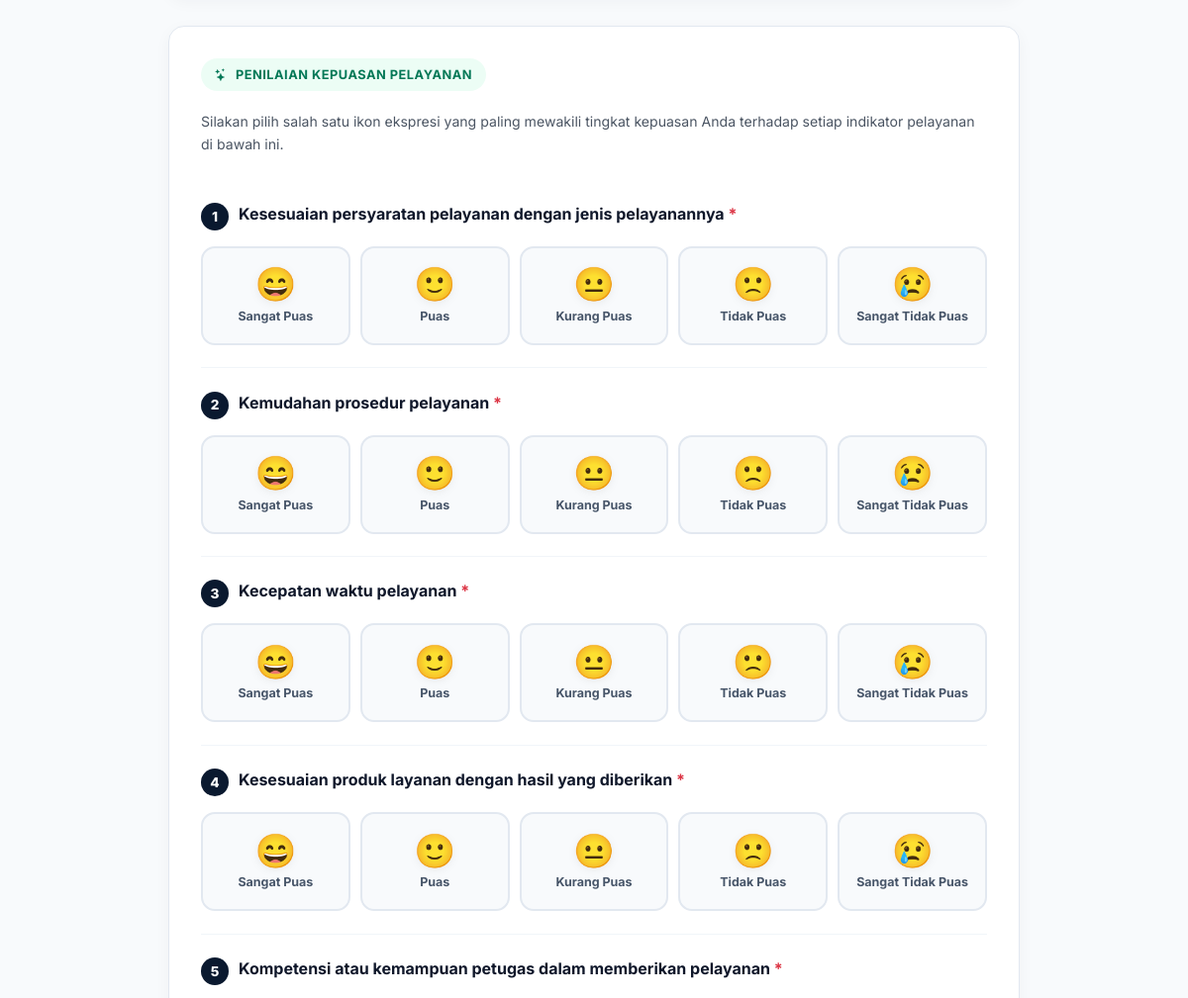
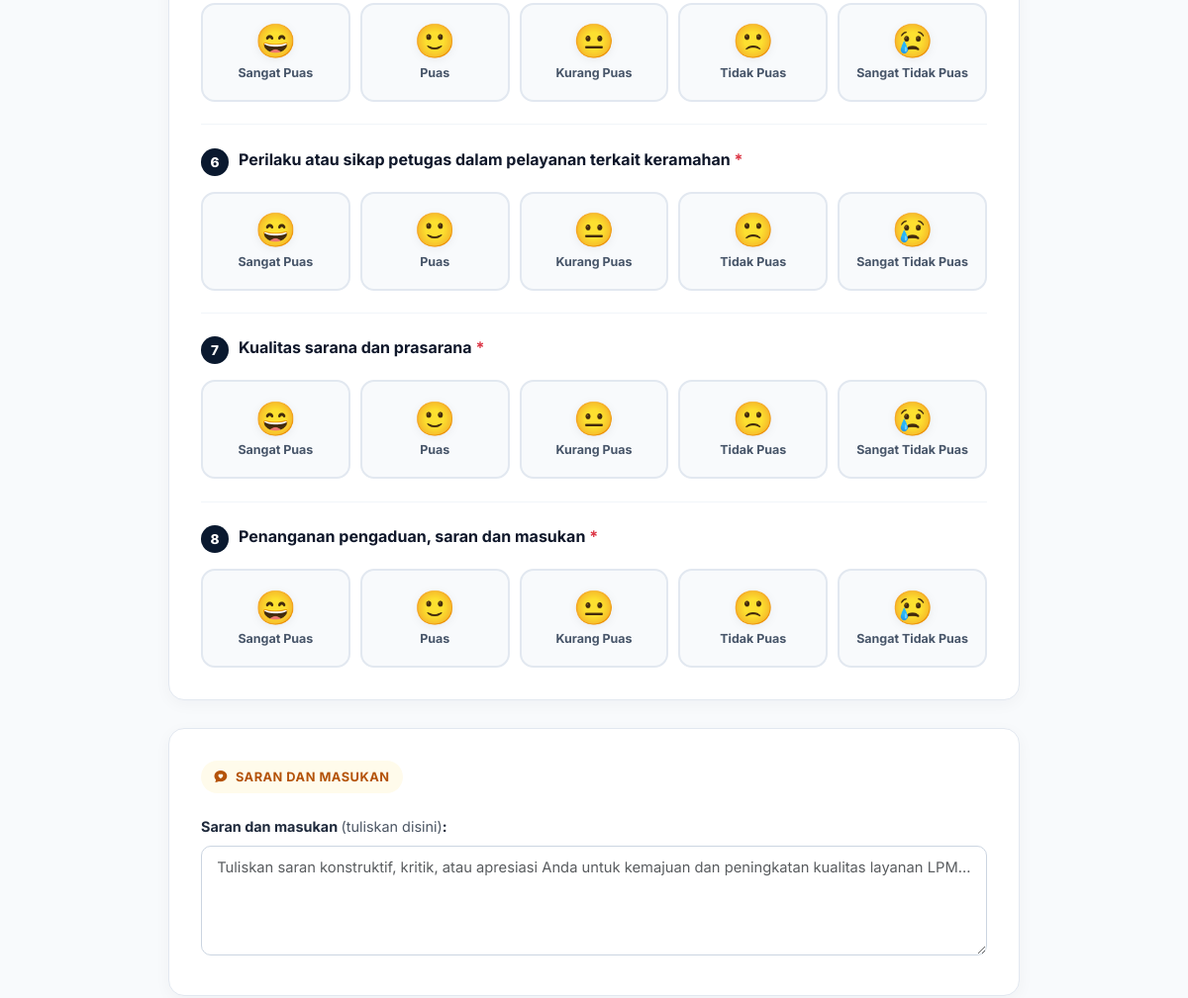
/survei-kepuasan.php (middle part), run on an earlier commit of the app's database (2 pictures, top to bottom).
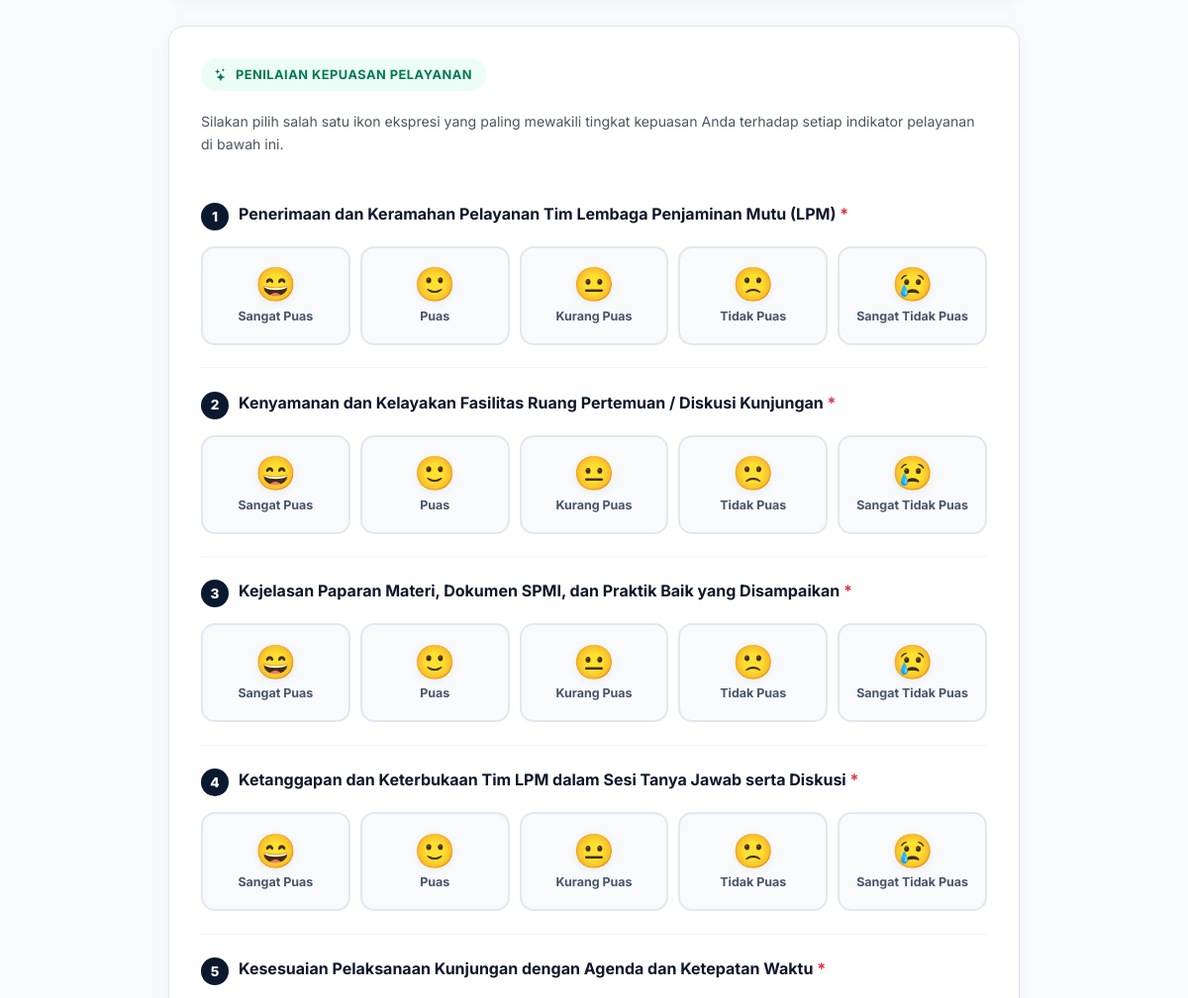
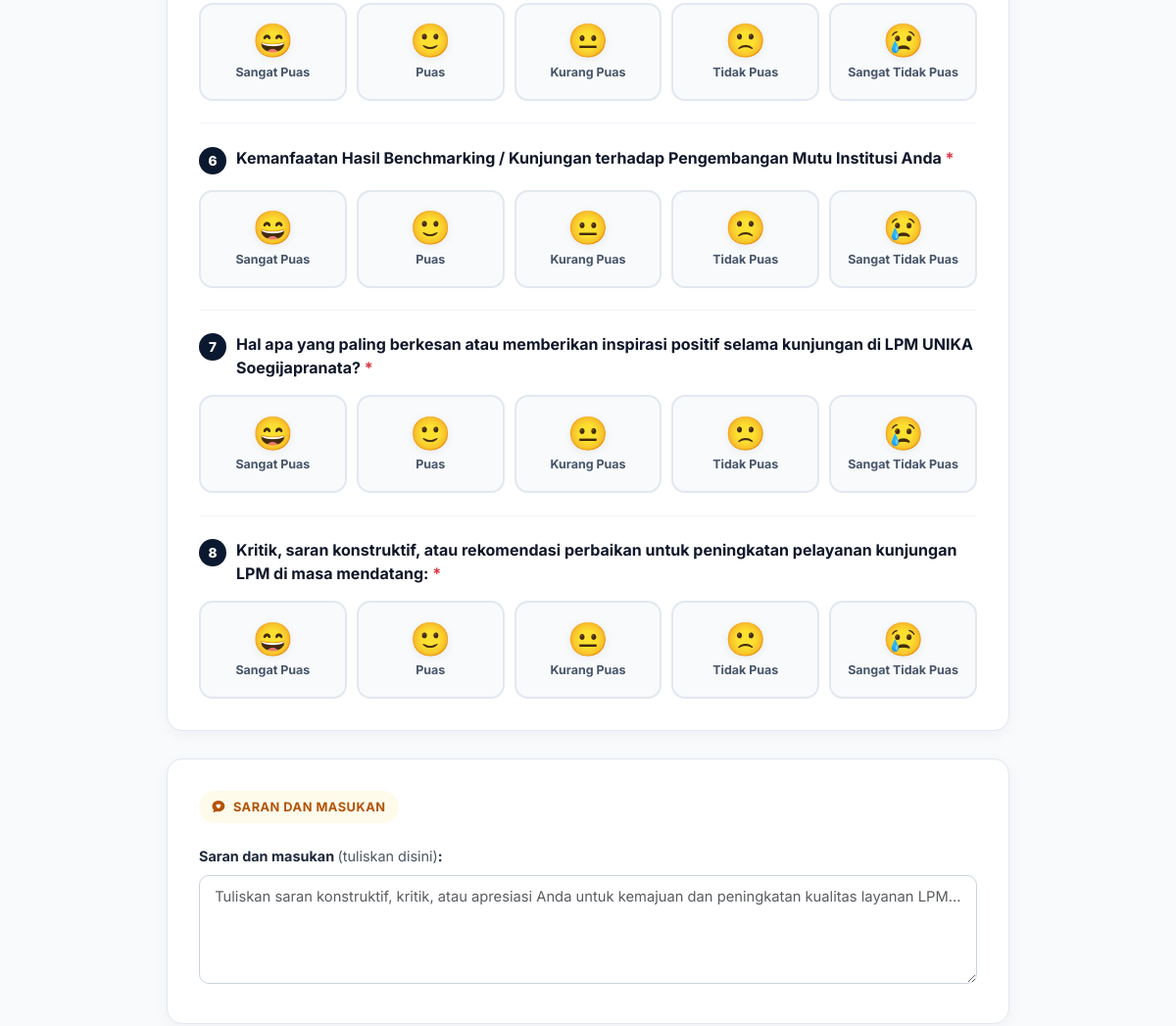
And on a later commit of the database (2 pictures, top to bottom).
### tables this page shows
CREATE TABLE `kunjungan_kuesioner_pertanyaan` (
  `id` int NOT NULL AUTO_INCREMENT,
  `tipe` enum('skala','teks') NOT NULL DEFAULT 'skala',
  `kategori` varchar(100) NOT NULL DEFAULT 'Umum',
  `pertanyaan` text NOT NULL,
  `keterangan` text,
  `urutan` int NOT NULL DEFAULT '0',
  `is_aktif` tinyint(1) NOT NULL DEFAULT '1',
  `created_at` timestamp NULL DEFAULT CURRENT_TIMESTAMP,
  PRIMARY KEY (`id`)
);

### config/database.php (called while the page is built, shortened)
<?php
function e(string $str): string {
    return htmlspecialchars($str, ENT_QUOTES, 'UTF-8');
}

### survei-kepuasan.php (the view, shortened to what the changed rows need)
<?php
require_once __DIR__ . '/config/database.php';
$db = getDB();
$submitted     = isset($_GET['submitted']) && $_GET['submitted'] === '1';
$questions = $db->query("SELECT * FROM kunjungan_kuesioner_pertanyaan WHERE is_aktif = 1 ORDER BY urutan ASC, id ASC")->fetchAll();
require_once __DIR__ . '/includes/header.php';
?>
<div class="py-5" style="background:var(--survei-bg);min-height:80vh;">
    <div class="container">
        <div class="survei-container">
            <?php if ($submitted): ?>
            <div class="survei-card text-center py-5 px-4" style="border-top:6px solid #10B981;">
                <div style="width:84px;height:84px;background:#ECFDF5;border:2px solid #A7F3D0;border-radius:50%;margin:0 auto 1.5rem;display:flex;align-items:center;justify-content:center;color:#059669;font-size:2.8rem;">
                    <i class="bi bi-check2-circle"></i>
                </div>
                <h2 style="font-family:var(--font-heading);font-weight:800;color:var(--navy);font-size:1.85rem;margin-bottom:0.75rem;">
                    Terima Kasih Atas Partisipasi Anda!
                </h2>
                <p style="max-width:580px;margin:0 auto 2rem;color:var(--text-muted);font-size:1.02rem;line-height:1.7;">
                    Jawaban dan evaluasi survei kepuasan Anda telah berhasil disimpan dalam sistem Lembaga Penjaminan Mutu (LPM) Universitas Katolik Soegijapranata. Penilaian serta saran konstruktif yang Anda berikan sangat berarti bagi peningkatan mutu berkelanjutan layanan kami.
                </p>
                <div class="d-flex justify-content-center gap-3 flex-wrap">
                    <a href="<?= SITE_URL ?>/" class="btn btn-outline-secondary px-4 py-2 rounded-pill fw-bold">
                        <i class="bi bi-house me-1"></i> Kembali ke Beranda
                    </a>
                    <a href="<?= SITE_URL ?>/survei-kepuasan.php" class="btn btn-primary px-4 py-2 rounded-pill fw-bold" style="background:#0284C7;border-color:#0284C7;">
                        <i class="bi bi-arrow-repeat me-1"></i> Isi Survei Baru
                    </a>
                </div>
            </div>
            <?php else: ?>
            <form method="POST" action="<?= SITE_URL ?>/survei-kepuasan.php" id="surveiForm">
                <div class="survei-card">
                    <div class="pertanyaan-list">
                        <?php
                        $likert_items = [
                            5 => ['text' => 'Sangat Puas', 'emoji' => '😄', 'class' => 'skala-5'],
                            4 => ['text' => 'Puas', 'emoji' => '🙂', 'class' => 'skala-4'],
                            3 => ['text' => 'Kurang Puas', 'emoji' => '😐', 'class' => 'skala-3'],
                            2 => ['text' => 'Tidak Puas', 'emoji' => '🙁', 'class' => 'skala-2'],
                            1 => ['text' => 'Sangat Tidak Puas', 'emoji' => '😢', 'class' => 'skala-1']
                        ];
                        foreach ($questions as $idx => $q):
                            $qid = $q['id'];
                        ?>
                        <div class="pertanyaan-item" id="item_pertanyaan_<?= $qid ?>">
                            <div class="pertanyaan-title">
                                <span class="pertanyaan-num"><?= $q['urutan'] ?: ($idx + 1) ?></span>
                                <div>
                                    <?= e($q['pertanyaan']) ?>
                                    <span class="text-danger">*</span>
                                </div>
                            </div>
                            <div class="likert-scale-grid">
                                <?php foreach ($likert_items as $score => $meta): ?>
                                <label class="likert-option-label" title="<?= $meta['text'] ?>">
                                    <div class="likert-btn-box <?= $meta['class'] ?>">
                                        <div class="likert-emoji"><?= $meta['emoji'] ?></div>
                                        <div class="likert-text"><?= $meta['text'] ?></div>
                                    </div>
                                </label>
                                <?php endforeach; ?>
                            </div>
                        </div>
                        <?php endforeach; ?>
                    </div>
                </div>
            </form>
            <?php endif; ?>
        </div>
    </div>
</div>
<?php require_once __DIR__ . '/includes/footer.php'; ?>

What changed in the data, as far as the page shows it:
removed kunjungan_kuesioner_pertanyaan: $q['urutan'] ?: ($idx + 1) "7", pertanyaan "Kualitas sarana dan prasarana", emoji "😄", text "Sangat Puas", emoji "🙂", text "Puas", emoji "😐", text "Kurang Puas", emoji "🙁", text "Tidak Puas", emoji "😢", text "Sangat Tidak Puas"
removed kunjungan_kuesioner_pertanyaan: $q['urutan'] ?: ($idx + 1) "8", pertanyaan "Penanganan pengaduan, saran dan masukan", emoji "😄", text "Sangat Puas", emoji "🙂", text "Puas", emoji "😐", text "Kurang Puas", emoji "🙁", text "Tidak Puas", emoji "😢", text "Sangat Tidak Puas"
changed kunjungan_kuesioner_pertanyaan: pertanyaan "Kesesuaian persyaratan pelayanan dengan jenis pelayanannya" → "Penerimaan dan Keramahan Pelayanan Tim Lembaga Penjaminan Mutu (LPM)"
changed kunjungan_kuesioner_pertanyaan: pertanyaan "Kemudahan prosedur pelayanan" → "Kenyamanan dan Kelayakan Fasilitas Ruang Pertemuan / Diskusi Kunjungan"
changed kunjungan_kuesioner_pertanyaan: pertanyaan "Kecepatan waktu pelayanan" → "Kejelasan Paparan Materi, Dokumen SPMI, dan Praktik Baik yang Disampaikan"
changed kunjungan_kuesioner_pertanyaan: pertanyaan "Kesesuaian produk layanan dengan hasil yang diberikan" → "Ketanggapan dan Keterbukaan Tim LPM dalam Sesi Tanya Jawab serta Diskusi"
changed kunjungan_kuesioner_pertanyaan: pertanyaan "Kompetensi atau kemampuan petugas dalam memberikan pelayanan" → "Kesesuaian Pelaksanaan Kunjungan dengan Agenda dan Ketepatan Waktu"
changed kunjungan_kuesioner_pertanyaan: pertanyaan "Perilaku atau sikap petugas dalam pelayanan terkait keramahan" → "Kemanfaatan Hasil Benchmarking / Kunjungan terhadap Pengembangan Mutu Institusi Anda"
added kunjungan_kuesioner_pertanyaan: $q['urutan'] ?: ($idx + 1) "7", pertanyaan "Hal apa yang paling berkesan atau memberikan inspirasi positif selama kunjungan di LPM UNIKA Soegijapranata?", emoji "😄", text "Sangat Puas", emoji "🙂", text "Puas", emoji "😐", text "Kurang Puas", emoji "🙁", text "Tidak Puas", emoji "😢", text "Sangat Tidak Puas"
added kunjungan_kuesioner_pertanyaan: $q['urutan'] ?: ($idx + 1) "8", pertanyaan "Kritik, saran konstruktif, atau rekomendasi perbaikan untuk peningkatan pelayanan kunjungan LPM di masa mendatang:", emoji "😄", text "Sangat Puas", emoji "🙂", text "Puas", emoji "😐", text "Kurang Puas", emoji "🙁", text "Tidak Puas", emoji "😢", text "Sangat Tidak Puas"
